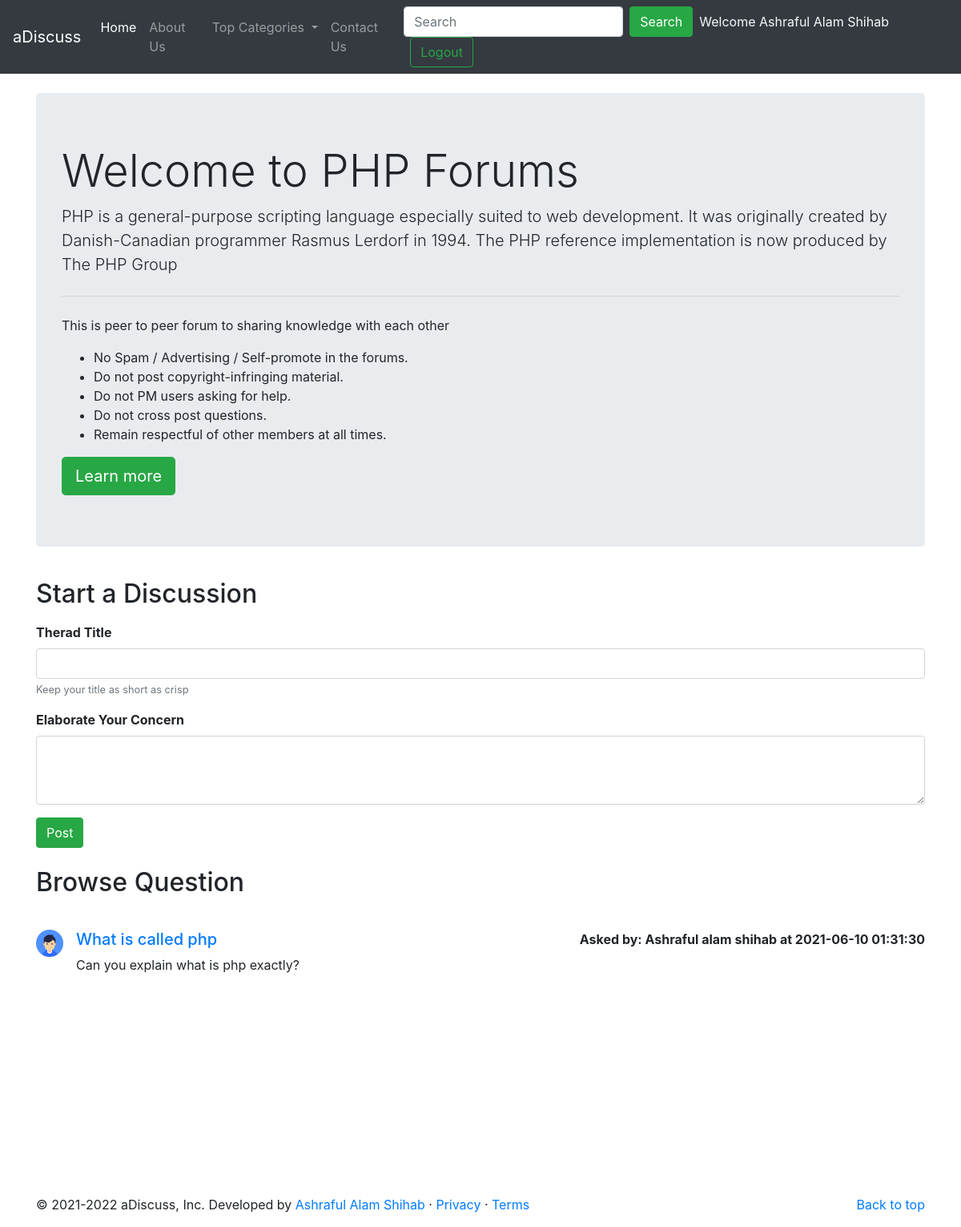
The page /theradList.php?cateid=101 (signed in) on the database its author committed.
### tables this page shows
CREATE TABLE `categories` (
  `category_id` int(255) NOT NULL,
  `category_name` varchar(255) NOT NULL,
  `category_desc` text NOT NULL,
  `date` datetime NOT NULL DEFAULT current_timestamp()
);

CREATE TABLE `therads` (
  `therad_id` int(11) NOT NULL,
  `therad_title` varchar(255) NOT NULL,
  `therad_desc` text NOT NULL,
  `thered_cate_id` int(255) NOT NULL,
  `therad_user_id` int(255) NOT NULL,
  `timestamp` datetime NOT NULL DEFAULT current_timestamp()
);

CREATE TABLE `users` (
  `user_id` int(255) NOT NULL,
  `user_name` varchar(255) NOT NULL,
  `user_email` varchar(255) NOT NULL,
  `password` varchar(255) NOT NULL,
  `signuptime` datetime NOT NULL DEFAULT current_timestamp()
);

### theradList.php (the view, shortened to what this page needs)
<!doctype html>
<html lang="en">
<head>
    <link rel="stylesheet" href="https://cdn.jsdelivr.net/npm/bootstrap@4.5.3/dist/css/bootstrap.min.css"
>
</head>
<body>
    <?php include 'partial/_dbconnect.php';?>
    <?php include 'partial/_header.php';?>
    <?php
        $id= $_GET['cateid'];
        $sql = "SELECT * FROM `categories` WHERE category_id ='$id'";
        $result = mysqli_query($conn, $sql);
        while($row= mysqli_fetch_assoc($result)){
            $cateName= $row['category_name'];
            $cateDesc= $row['category_desc'];
        }
    ?>
    <div class="container my-4">
        <div class="jumbotron">
            <h1 class="display-4">Welcome to <?php echo $cateName; ?> Forums</h1>
            <p class="lead"><?php echo $cateDesc; ?></p>
            <hr class="my-4">
            <p>This is peer to peer forum to sharing knowledge with each other</p>
            <p>
            <ul>
                <li>No Spam / Advertising / Self-promote in the forums.</li>
                <li>Do not post copyright-infringing material.</li>
                <li>Do not PM users asking for help.</li>
                <li>Do not cross post questions.</li>
                <li>Remain respectful of other members at all times.</li>
            </ul>
            </p>
            <a class="btn btn-success btn-lg" href="#" role="button">Learn more</a>
        </div>
    </div>
    <?php
    if(isset($_SESSION['loggedin']) && $_SESSION['loggedin']==true){
    echo '<div class="container">
        <h2 class="py-2">Start a Discussion</h2>
        <form action="'.$_SERVER["REQUEST_URI"].'" method="post">
            <div class="form-group">
                <label for="title"><strong>Therad Title</strong></label>
                <input type="text" class="form-control" id="title" name="title">
                <small id="emailHelp" class="form-text text-muted">Keep your title as short as crisp</small>
            </div>
            <input type="hidden" name="user_id" value="'.$_SESSION["user_id"].'">
            <div class="form-group">
                <label for="desc"><strong>Elaborate Your Concern</strong></label>
                <textarea class="form-control" id="desc" name="desc" rows="3"></textarea>
            </div>
            <button type="submit" class="btn btn-success">Post</button>
        </form>
    </div>';
    }
    ?>
    <div class="container" id="ques">
        <h2 class="py-4">Browse Question</h2>
        <?php
        $id= $_GET['cateid'];
        $sql = "SELECT * FROM `therads` WHERE thered_cate_id ='$id'";
        $result = mysqli_query($conn, $sql);
        while($row= mysqli_fetch_assoc($result)){
            $th_id = $row['therad_id'];
            $title = $row['therad_title'];
            $desc = $row['therad_desc'];
            $th_time = $row['timestamp'];
            $th_user = $row['therad_user_id'];
            $sql2 = "SELECT user_name FROM `users` WHERE user_id= '$th_user'";
            $result2 = mysqli_query($conn, $sql2);
            $row2 = mysqli_fetch_assoc($result2);
            $name = $row2['user_name'];
            echo '
            <div class="media my-3">
                <img src="user.png" width="34px" class="mr-3" alt="...">
                <div class="media-body">'.
                    '<h5 class="mt-0"><a href="therad.php?theradid='.$th_id.'">'.$title.'</a></h5>
                    '.$desc.' </div>'.'<p class="font-weight-bold my-0 ">Asked by: '.$name.'  at '.$th_time.' </p>'.
            '</div>';
    }
    ?>
    </div>
    <?php include 'partial/_footer.php';?>
</body>
</html>

### theradList.php (style rules this page uses)
#ques { min-height: 433px; }

### rows shown on the page
categories: category_name "PHP", category_desc "PHP is a general-purpose scripting language especially suited to web development. It was originally created by Danish-Canadian programmer Rasmus Lerdorf in 1994. The PHP reference implementation is now produced by The PHP Group"
therads: therad_title "What is called php", therad_desc "Can you explain what is php exactly?", users.user_name "Ashraful alam shihab", timestamp "2021-06-10 01:31:30"

### other values the page prints
$_SESSION['userename'] "Ashraful Alam Shihab"
